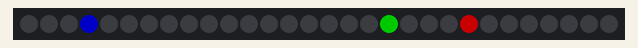
The sketch below on a simulated Arduino Uno, built with avr-gcc and run on an emulated ATmega328P. Parts: 30 RGB LEDs in strip order, left to right. Dim RGB values are drawn brighter than linear.

Above: at 0.1 s.
At 12.3 s:
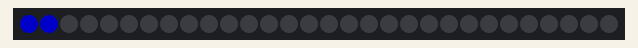
At 13.71 s:
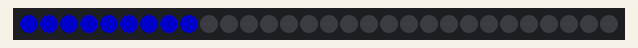
At 15.12 s:
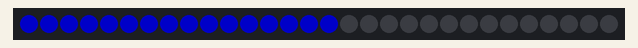
At 17.94 s:
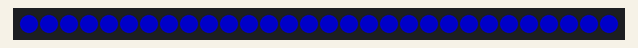
At 20.3 s:
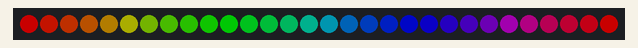

The sketch:

tutorial_neopixels.ino
```cpp
#include <Adafruit_NeoPixel.h>


/********* LEDS NEO-PIXELS ************/
// Parameter 1 = number of pixels in strip
// Parameter 2 = Arduino pin number (most are valid)
// Parameter 3 = pixel type flags, add together as needed:
//   NEO_KHZ800  800 KHz bitstream (most NeoPixel products w/WS2812 LEDs)
//   NEO_KHZ400  400 KHz (classic 'v1' (not v2) FLORA pixels, WS2811 drivers)
//   NEO_GRB     Pixels are wired for GRB bitstream (most NeoPixel products)
//   NEO_RGB     Pixels are wired for RGB bitstream (v1 FLORA pixels, not v2)
//   NEO_RGBW    Pixels are wired for RGBW bitstream (NeoPixel RGBW products)
Adafruit_NeoPixel strip = Adafruit_NeoPixel(30, 6, NEO_GRB + NEO_KHZ800); //15 LEDS,

//RUOTA RGB -> WheelPos=0 = strip.Color(255, 0, 0) ROSSO
//          -> WheelPos=40 = strip.Color(165, 90, 0) GIALLO
//          -> WheelPos=64 = strip.Color(63, 192, 0) VERDE
//          -> WheelPos=128 = strip.Color(0, 126, 129) CELESTE
//          -> WheelPos=225 = strip.Color(165, 0, 90) MAGENTA
//          -> WheelPos=255 = strip.Color(255, 0, 0) ROSSO
uint32_t Wheel(byte WheelPos) {
  //WheelPos da 0 a 255 [0 ; 2^8 -1]
  WheelPos = 255 - WheelPos;
  if(WheelPos < 85) {
    return strip.Color(255 - WheelPos * 3, 0, WheelPos * 3);
  }
  if(WheelPos < 170) {
    WheelPos -= 85;
    return strip.Color(0, WheelPos * 3, 255 - WheelPos * 3);
  }
  WheelPos -= 170;
  return strip.Color(WheelPos * 3, 255 - WheelPos * 3, 0);
}

uint32_t Wheel(uint16_t WheelPos)
{
  //WheelPos da 0 a 65535 [0 ; 2^16 -1]
  return strip.ColorHSV(WheelPos,255,255);
}


void accensione_sequenziale(uint32_t c, uint16_t wait)
{
  for(uint16_t i=0; i<strip.numPixels(); i++) {
    strip.setPixelColor(i, c);
    strip.show();
    delay(wait);
  }
  //spegni tutti i leds
  strip.clear();
  strip.show();
  delay(wait);

}

void accensione_contemporanea_con_colori_diversi(uint16_t wait)
{

  for(uint16_t i=0; i<strip.numPixels(); i++) {
    //mappatura id-pixel [0-strip.numPixels()-1] in range [0-255] dello spazio dei colori RGB
    uint8_t rgb = (uint8_t)map(i, 0, strip.numPixels()-1, 0, 255);
    strip.setPixelColor(i, Wheel(rgb));
  }
  strip.show();
  delay(wait);
  //spegni tutti i leds
  strip.clear();
  strip.show();
}

void accensione_leds_per_id(uint16_t wait)
{
  //accendiamo solo 3 leds specifici
  //per scegliere il valore desiderato di RGB vedere: https://www.rapidtables.com/web/color/RGB_Color.html
  uint32_t color1 = strip.Color(0,0,255); //RED-GREEN-BLUE
  uint32_t color2 = strip.Color(0,255,0); //RED-GREEN-BLUE
  uint32_t color3 = strip.Color(255,0,0); //RED-GREEN-BLUE
  //gli id dei led partono da 0. id=0 -> primo led della catena
  int id1 = 3;
  int id2 = 18;
  int id3 = 22;

  strip.setPixelColor(id1, color1);
  strip.setPixelColor(id2, color2);
  strip.setPixelColor(id3, color3);

  strip.show();
  delay(wait);

  //accendiamo gli stessi leds ma cambiando il colore
  strip.setPixelColor(id1, color2);
  strip.setPixelColor(id2, color3);
  strip.setPixelColor(id3, color1);

  strip.show();
  delay(wait);

  //spegni tutti i leds
  strip.clear();
  strip.show();
}

void setup() {
  //SETUP LEDS NEOPIXELS
  strip.begin();
  strip.setBrightness(100); //[0-255]
  strip.clear(); // metti ad off tutti i leds
  strip.show(); // Initialize all pixels to 'off'

}

void loop() {

  //ACCENSIONE DI SOLO 3 LEDS
  accensione_leds_per_id(5000);

  delay(2000);

  //ACCENSIONE SEQUENZIALE CON COLORE FISSO
  uint32_t color = strip.Color(0,0,255); //RED-GREEN-BLUE
  accensione_sequenziale(color, 200);

  delay(2000);

  //ACCENSIONE CONTEMPORANEA CON COLORI DIVERSI
  accensione_contemporanea_con_colori_diversi(10000);


}
```

Measured:
- what the display in image 5 shows lasts 10.0 s, from 20.3 s to 30.3 s
